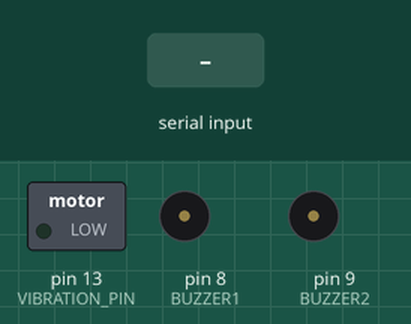
Recording of a sketch running on a simulated Arduino Uno, built with avr-gcc and run on an emulated ATmega328P. Parts: switched loads named in the sketch (green lamp = pin HIGH), buzzer (waves = sounding, pin HIGH). The test bench sets the inputs (shaded band). What the sketch prints to the serial monitor is not drawn.

Above: at 1.2 s.
1.3 s: "o" received over Serial
At 2.5 s:
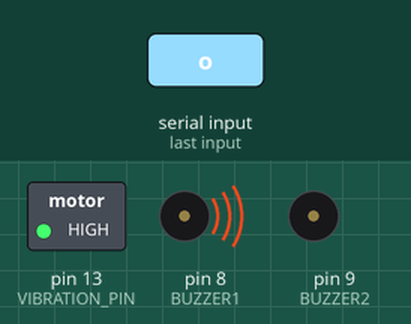
2.8 s: "g" received over Serial
At 3.7 s:
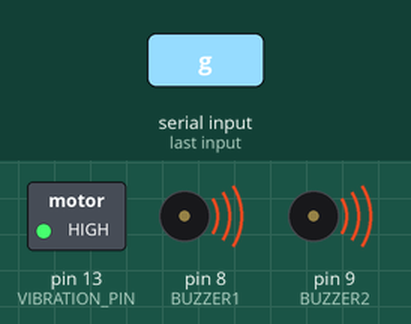
4.3 s: "c" received over Serial
At 4.9 s:
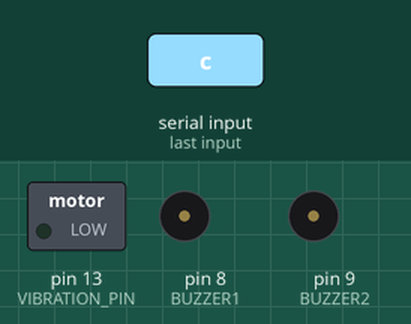
5.8 s: "h" received over Serial
At 7.2 s:
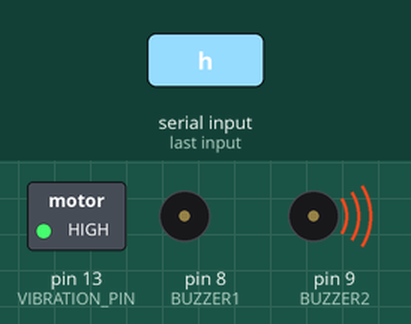
Timing chart, 0 to 8.3 s (numbered marks = the images above; inputs shaded):
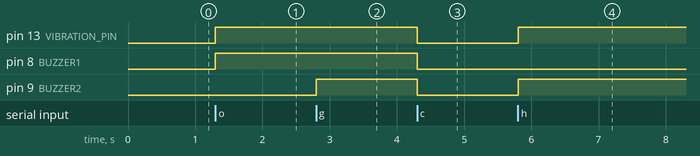

Measured:
- after the input at 1.3 s, pin 13 (VIBRATION_PIN), pin 8 (BUZZER1): LOW → HIGH at once
- after the input at 2.8 s, pin 9 (BUZZER2): LOW → HIGH at once
- after the input at 4.3 s, pin 13 (VIBRATION_PIN), pin 8 (BUZZER1), pin 9 (BUZZER2): HIGH → LOW at once
- after the input at 5.8 s, pin 13 (VIBRATION_PIN), pin 9 (BUZZER2): LOW → HIGH at once

The sketch:

Alert_System_Test.ino
```cpp
/*
  Alert_System_Test.ino
  Phase 6 — Alert System Integration

  Tests the ALERT OUTPUT logic (which buzzer fires for which alert
  type, plus the vibration motor) in isolation from the real sensors
  — alert flags are simulated via Serial input instead of actual
  sensor readings, so the buzzer/vibration behavior can be verified
  on the bench before Phase 9 wires it to real sensor data.

  Wiring:
    Buzzer 1 (obstacle alert)   -> D8
    Buzzer 2 (gas/health alert) -> D9
    Vibration motor             -> D13 -> transistor (AMS1117-powered,
                                   not direct 5V — see Phase 1 notes)

  Usage: open Serial Monitor (9600 baud, "No line ending" or any —
  single characters are read as typed) and send:
    o  -> toggle obstacle alert on
    g  -> toggle gas alert on
    h  -> toggle health alert on
    c  -> clear all alerts

  Expected result:
    - 'o' -> Buzzer 1 + vibration motor turn on
    - 'g' or 'h' -> Buzzer 2 + vibration motor turn on
    - 'c' -> everything off
*/

#define BUZZER1 8
#define BUZZER2 9
#define VIBRATION_PIN 13

bool obstacleAlert = false, gasAlert = false, healthAlert = false;

void setup() {
  Serial.begin(9600);
  pinMode(BUZZER1, OUTPUT);
  pinMode(BUZZER2, OUTPUT);
  pinMode(VIBRATION_PIN, OUTPUT);
  Serial.println("Alert System Test — send: o=obstacle, g=gas, h=health, c=clear");
}

void loop() {
  if (Serial.available()) {
    char c = Serial.read();
    if (c == 'o') obstacleAlert = true;
    else if (c == 'g') gasAlert = true;
    else if (c == 'h') healthAlert = true;
    else if (c == 'c') { obstacleAlert = false; gasAlert = false; healthAlert = false; }

    Serial.print("OBST:"); Serial.print(obstacleAlert);
    Serial.print(" GAS:"); Serial.print(gasAlert);
    Serial.print(" HEALTH:"); Serial.println(healthAlert);
  }

  digitalWrite(BUZZER1, obstacleAlert ? HIGH : LOW);
  digitalWrite(BUZZER2, (gasAlert || healthAlert) ? HIGH : LOW);
  digitalWrite(VIBRATION_PIN, (obstacleAlert || gasAlert || healthAlert) ? HIGH : LOW);
}
```
